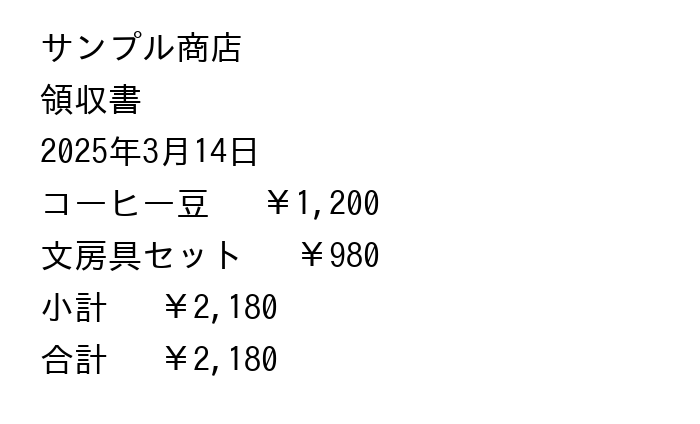
#> input picture samples/receipt1.png, 700 x 424 px
$ python -i preprocess.py   (imports and definitions only)
#> lines starting #> are read from the running program, lines starting #| are printed output that depends on the picture; after the words box and inside, x2 and y2 are one past the last pixel; in counts of white or black regions, pixels touching at a corner belong together
"""OCR 前の画像補正: 影除去・傾き補正・二値化。OpenCV を使用。"""
import cv2
import numpy as np
from PIL import Image


def _to_gray(img: Image.Image) -> np.ndarray:
    return cv2.cvtColor(np.array(img.convert("RGB")), cv2.COLOR_RGB2GRAY)


def remove_shadow(gray: np.ndarray) -> np.ndarray:
    """背景(照明ムラ・影)を推定して割り算で打ち消す。"""
    k = max(15, (min(gray.shape) // 20) | 1)
    bg = cv2.morphologyEx(gray, cv2.MORPH_CLOSE, cv2.getStructuringElement(cv2.MORPH_ELLIPSE, (k, k)))
    bg = cv2.medianBlur(bg, k if k % 2 else k + 1)
    return cv2.divide(gray, bg, scale=255)


def estimate_skew(gray: np.ndarray) -> float:
    """文字画素の minAreaRect から傾き角(度)を推定。-45〜45 に正規化。"""
    bw = cv2.threshold(gray, 0, 255, cv2.THRESH_BINARY_INV | cv2.THRESH_OTSU)[1]
    pts = cv2.findNonZero(bw)
    if pts is None or len(pts) < 50:
        return 0.0
    angle = cv2.minAreaRect(pts)[-1]
    if angle > 45:
        angle -= 90
    return float(angle)


def rotate(gray: np.ndarray, angle: float) -> np.ndarray:
    h, w = gray.shape
    m = cv2.getRotationMatrix2D((w / 2, h / 2), angle, 1.0)
    return cv2.warpAffine(gray, m, (w, h), flags=cv2.INTER_CUBIC, borderMode=cv2.BORDER_REPLICATE)


def deskew(gray: np.ndarray, max_angle: float = 15.0) -> np.ndarray:
    a = estimate_skew(gray)
    return rotate(gray, a) if 0.3 < abs(a) <= max_angle else gray


def enhance(img: Image.Image, target_width: int = 1400) -> Image.Image:
    gray = _to_gray(img)
    if gray.shape[1] < target_width:
        s = target_width / gray.shape[1]
        gray = cv2.resize(gray, None, fx=s, fy=s, interpolation=cv2.INTER_CUBIC)
    gray = remove_shadow(gray)
    gray = deskew(gray)
    gray = cv2.normalize(gray, None, 0, 255, cv2.NORM_MINMAX)
    return Image.fromarray(gray)

>>> from PIL import Image
>>> picture = Image.open('../samples/receipt1.png')
#> picture is the input picture: PIL image 700x424 RGB; min 0, max 255, mean 246.7
>>> result = enhance(picture)
#> in remove_shadow, `bg = cv2.morphologyEx(gray, cv2.MORPH_CLOSE, cv2.getStructuringElement..`: bg: shape (848, 1400); every value is 255
#> in estimate_skew, `bw = cv2.threshold(gray, 0, 255, cv2.THRESH_BINARY_INV | cv2.THRESH_OT..`:
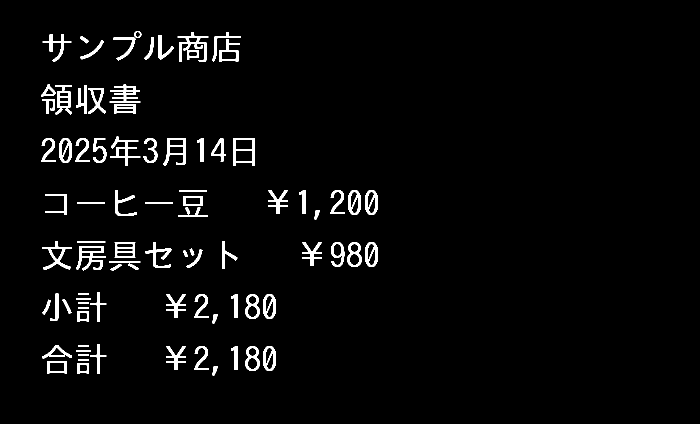
#> bw: shape (848, 1400) (shown at 1/2 size); 3.4% white; 84 white regions, largest, box (x1, y1, x2, y2) and area: (355, 64, 417, 124) 1454, (152, 492, 212, 541) 1246, (219, 168, 281, 206) 1158
#> in estimate_skew, `pts = cv2.findNonZero(bw)`: pts = contour of 40540 points, box (x1, y1, x2, y2) (82, 62, 756, 752), area 27454
#> in estimate_skew, `angle = cv2.minAreaRect(pts)[-1]`: angle = -0.219

$ run again, on samples/receipt2.png
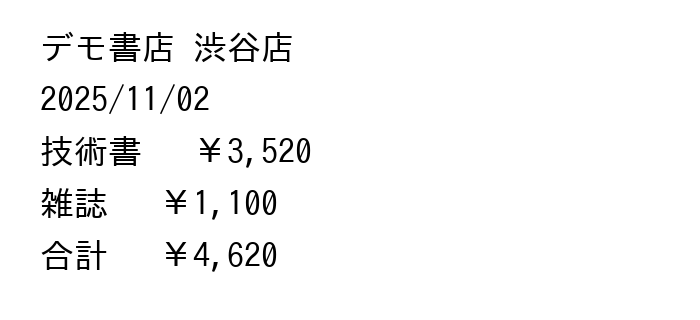
#> input picture samples/receipt2.png, 700 x 320 px
#> picture is the input picture: PIL image 700x320 RGB; min 0, max 255, mean 246.5
#> in enhance, `gray = cv2.resize(gray, None, fx=s, fy=s, interpolation=cv2.INTER_CUBIC)`:
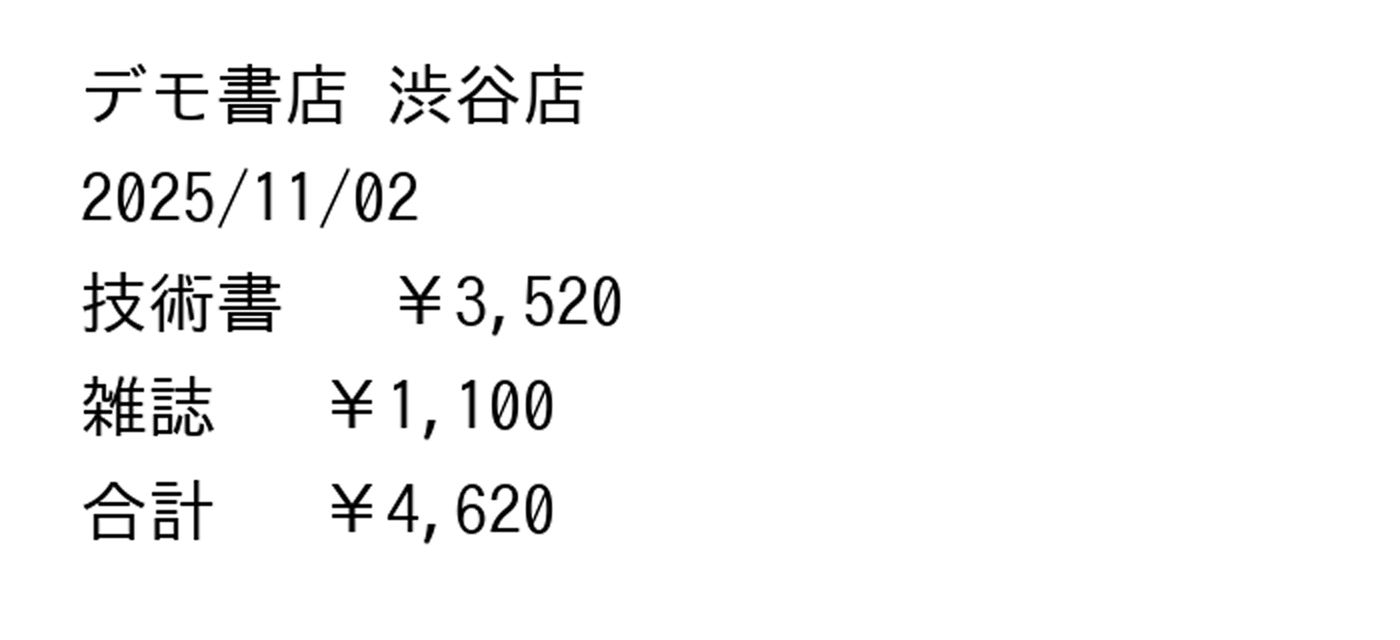
#> gray: shape (640, 1400); min 0, max 255, mean 246.5
#> bg: shape (640, 1400); every value is 255
#> in estimate_skew, `bw = cv2.threshold(gray, 0, 255, cv2.THRESH_BINARY_INV | cv2.THRESH_OT..`:
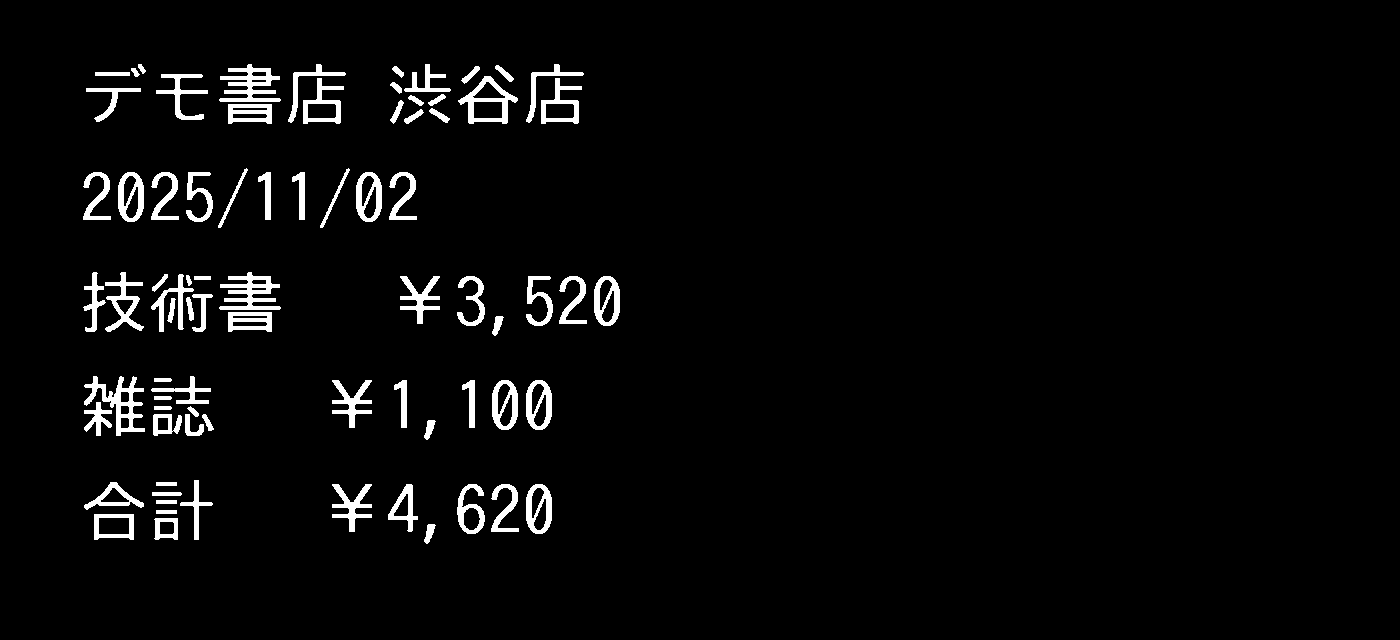
#> bw: shape (640, 1400); 3.5% white; 79 white regions, largest, box (x1, y1, x2, y2) and area: (84, 376, 145, 436) 1218, (219, 64, 281, 102) 1158, (219, 272, 281, 310) 1158
#> pts = contour of 31073 points, box (x1, y1, x2, y2) (83, 64, 620, 544), area 14012
#> angle = -90
